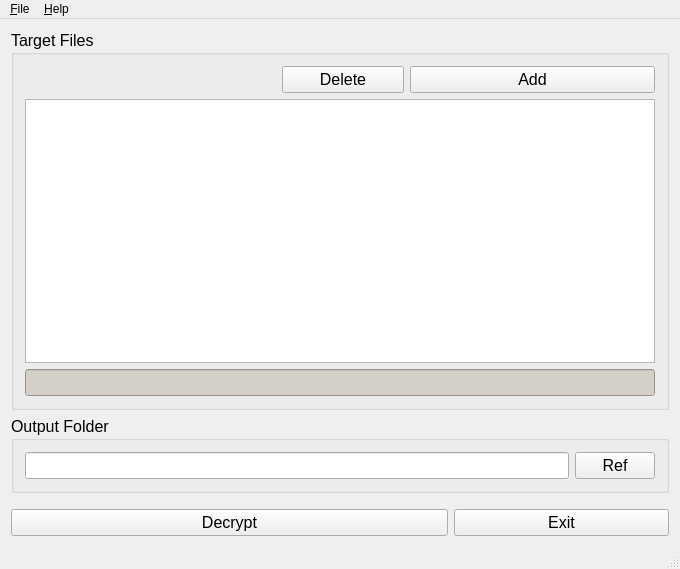
<?xml version="1.0" encoding="UTF-8"?>
<ui version="4.0">
 <class>MainWindow</class>
 <widget class="QMainWindow" name="MainWindow">
  <property name="enabled">
   <bool>true</bool>
  </property>
  <property name="geometry">
   <rect>
    <x>0</x>
    <y>0</y>
    <width>680</width>
    <height>569</height>
   </rect>
  </property>
  <property name="sizePolicy">
   <sizepolicy hsizetype="Preferred" vsizetype="Preferred">
    <horstretch>0</horstretch>
    <verstretch>0</verstretch>
   </sizepolicy>
  </property>
  <property name="minimumSize">
   <size>
    <width>0</width>
    <height>0</height>
   </size>
  </property>
  <property name="acceptDrops">
   <bool>false</bool>
  </property>
  <property name="windowTitle">
   <string>PGencUI</string>
  </property>
  <property name="windowIcon">
   <iconset>
    <normaloff>Briefcase_files.ico</normaloff>Briefcase_files.ico</iconset>
  </property>
  <widget class="QWidget" name="centralWidget">
   <layout class="QGridLayout">
    <item row="0" column="0" colspan="3">
     <widget class="QGroupBox" name="groupBox">
      <property name="sizePolicy">
       <sizepolicy hsizetype="Preferred" vsizetype="Preferred">
        <horstretch>0</horstretch>
        <verstretch>0</verstretch>
       </sizepolicy>
      </property>
      <property name="minimumSize">
       <size>
        <width>551</width>
        <height>151</height>
       </size>
      </property>
      <property name="sizeIncrement">
       <size>
        <width>0</width>
        <height>0</height>
       </size>
      </property>
      <property name="font">
       <font>
        <pointsize>12</pointsize>
       </font>
      </property>
      <property name="contextMenuPolicy">
       <enum>Qt::DefaultContextMenu</enum>
      </property>
      <property name="title">
       <string>Target Files</string>
      </property>
      <property name="alignment">
       <set>Qt::AlignLeading|Qt::AlignLeft|Qt::AlignTop</set>
      </property>
      <property name="checkable">
       <bool>false</bool>
      </property>
      <layout class="QGridLayout">
       <item row="0" column="2">
        <widget class="QPushButton" name="pushButton_Delete">
         <property name="sizePolicy">
          <sizepolicy hsizetype="Preferred" vsizetype="Fixed">
           <horstretch>0</horstretch>
           <verstretch>0</verstretch>
          </sizepolicy>
         </property>
         <property name="font">
          <font>
           <pointsize>12</pointsize>
          </font>
         </property>
         <property name="text">
          <string>Delete</string>
         </property>
        </widget>
       </item>
       <item row="0" column="3" colspan="2">
        <widget class="QPushButton" name="pushButton_Add">
         <property name="enabled">
          <bool>true</bool>
         </property>
         <property name="sizePolicy">
          <sizepolicy hsizetype="Preferred" vsizetype="Fixed">
           <horstretch>0</horstretch>
           <verstretch>0</verstretch>
          </sizepolicy>
         </property>
         <property name="sizeIncrement">
          <size>
           <width>0</width>
           <height>0</height>
          </size>
         </property>
         <property name="font">
          <font>
           <pointsize>12</pointsize>
          </font>
         </property>
         <property name="text">
          <string>Add</string>
         </property>
        </widget>
       </item>
       <item row="1" column="0" colspan="5">
        <widget class="QListWidget" name="listWidget">
         <property name="sizePolicy">
          <sizepolicy hsizetype="Preferred" vsizetype="Preferred">
           <horstretch>0</horstretch>
           <verstretch>0</verstretch>
          </sizepolicy>
         </property>
         <property name="font">
          <font>
           <pointsize>12</pointsize>
          </font>
         </property>
         <property name="acceptDrops">
          <bool>true</bool>
         </property>
         <property name="selectionMode">
          <enum>QAbstractItemView::MultiSelection</enum>
         </property>
        </widget>
       </item>
       <item row="2" column="0" colspan="5">
        <widget class="QLineEdit" name="labelFileStatus">
         <property name="font">
          <font>
           <pointsize>12</pointsize>
          </font>
         </property>
         <property name="styleSheet">
          <string>background-color: rgb(212, 208, 200);</string>
         </property>
         <property name="text">
          <string/>
         </property>
         <property name="readOnly">
          <bool>true</bool>
         </property>
        </widget>
       </item>
      </layout>
     </widget>
    </item>
    <item row="1" column="0" colspan="3">
     <widget class="QGroupBox" name="groupBox_3">
      <property name="sizePolicy">
       <sizepolicy hsizetype="Preferred" vsizetype="Fixed">
        <horstretch>0</horstretch>
        <verstretch>0</verstretch>
       </sizepolicy>
      </property>
      <property name="font">
       <font>
        <pointsize>12</pointsize>
       </font>
      </property>
      <property name="title">
       <string>Output Folder</string>
      </property>
      <layout class="QGridLayout">
       <item row="0" column="0" colspan="13">
        <widget class="QLineEdit" name="lineEdit_OutputFolder">
         <property name="sizePolicy">
          <sizepolicy hsizetype="Preferred" vsizetype="Fixed">
           <horstretch>0</horstretch>
           <verstretch>0</verstretch>
          </sizepolicy>
         </property>
         <property name="font">
          <font>
           <pointsize>12</pointsize>
          </font>
         </property>
        </widget>
       </item>
       <item row="0" column="13">
        <widget class="QPushButton" name="pushButton_Ref">
         <property name="sizePolicy">
          <sizepolicy hsizetype="Fixed" vsizetype="Fixed">
           <horstretch>0</horstretch>
           <verstretch>0</verstretch>
          </sizepolicy>
         </property>
         <property name="font">
          <font>
           <pointsize>12</pointsize>
          </font>
         </property>
         <property name="text">
          <string>Ref</string>
         </property>
        </widget>
       </item>
      </layout>
     </widget>
    </item>
    <item row="3" column="2">
     <widget class="QPushButton" name="pushButton_Exit">
      <property name="sizePolicy">
       <sizepolicy hsizetype="Preferred" vsizetype="Fixed">
        <horstretch>0</horstretch>
        <verstretch>0</verstretch>
       </sizepolicy>
      </property>
      <property name="font">
       <font>
        <pointsize>12</pointsize>
       </font>
      </property>
      <property name="text">
       <string>Exit</string>
      </property>
     </widget>
    </item>
    <item row="3" column="0" colspan="2">
     <widget class="QPushButton" name="pushButton_Encrypt">
      <property name="sizePolicy">
       <sizepolicy hsizetype="Preferred" vsizetype="Fixed">
        <horstretch>0</horstretch>
        <verstretch>0</verstretch>
       </sizepolicy>
      </property>
      <property name="font">
       <font>
        <pointsize>12</pointsize>
       </font>
      </property>
      <property name="text">
       <string>Decrypt</string>
      </property>
     </widget>
    </item>
    <item row="2" column="0">
     <spacer name="verticalSpacer">
      <property name="orientation">
       <enum>Qt::Vertical</enum>
      </property>
      <property name="sizeType">
       <enum>QSizePolicy::Fixed</enum>
      </property>
      <property name="sizeHint" stdset="0">
       <size>
        <width>20</width>
        <height>10</height>
       </size>
      </property>
     </spacer>
    </item>
   </layout>
  </widget>
  <widget class="QMenuBar" name="menuBar">
   <property name="geometry">
    <rect>
     <x>0</x>
     <y>0</y>
     <width>680</width>
     <height>18</height>
    </rect>
   </property>
   <property name="toolTip">
    <string comment="File"/>
   </property>
   <property name="defaultUp">
    <bool>false</bool>
   </property>
   <widget class="QMenu" name="menuFile">
    <property name="title">
     <string>&amp;File</string>
    </property>
    <addaction name="action_Add"/>
    <addaction name="actionDelete"/>
    <addaction name="action_Exit"/>
   </widget>
   <widget class="QMenu" name="menuHelp">
    <property name="title">
     <string>&amp;Help</string>
    </property>
    <addaction name="action_About"/>
    <addaction name="actionHelp"/>
   </widget>
   <addaction name="menuFile"/>
   <addaction name="menuHelp"/>
  </widget>
  <widget class="QStatusBar" name="statusBar"/>
  <action name="actionUser_Information">
   <property name="text">
    <string>&amp;User Information</string>
   </property>
  </action>
  <action name="actionAddress_Book">
   <property name="text">
    <string>&amp;Recipient List</string>
   </property>
  </action>
  <action name="action_Add">
   <property name="text">
    <string>&amp;Add</string>
   </property>
  </action>
  <action name="action_Exit">
   <property name="text">
    <string>&amp;Exit</string>
   </property>
   <property name="menuRole">
    <enum>QAction::TextHeuristicRole</enum>
   </property>
  </action>
  <action name="actionDelete">
   <property name="text">
    <string>&amp;Delete</string>
   </property>
  </action>
  <action name="action_About">
   <property name="text">
    <string>&amp;About</string>
   </property>
  </action>
  <action name="actionHelp">
   <property name="text">
    <string>&amp;Help</string>
   </property>
  </action>
 </widget>
 <layoutdefault spacing="6" margin="11"/>
 <resources/>
 <connections/>
</ui>
